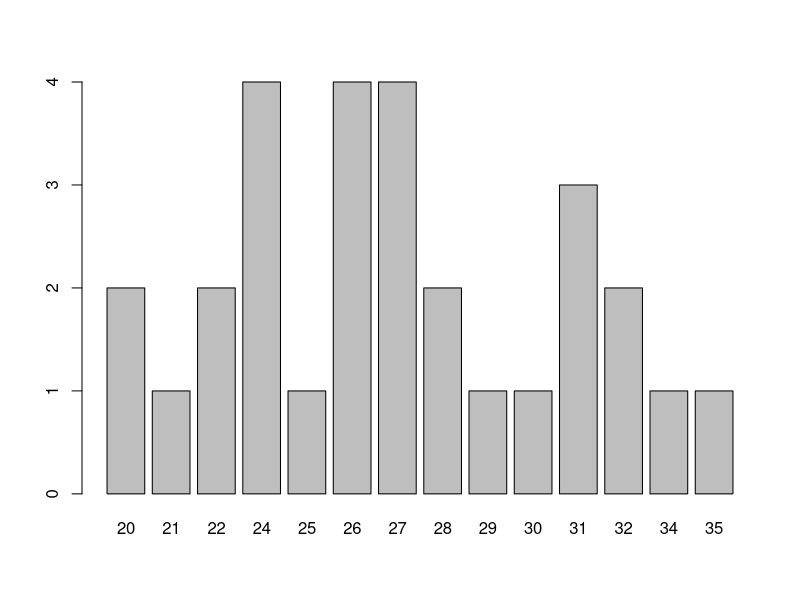

This chart was generated by the following R code:
# Number 1
cels_to_far_single <- function(cels) {
  far <- cels * 9 / 5 + 32
  return(far)
}

far_to_cels_single <- function(far) {
  cels <- (far - 32) * 5 / 9
  return(cels)
}

temp_cels <- c(21, 22, 23, 24)
temp_far <- c()

for (i in 1:length(temp_cels)) {
  far <- cels_to_far_single(temp_cels[i])
  temp_far <- c(temp_far, far)
}

temp_far

#Number 2

set.seed(123)
ages <- sample(18:35, sample(15:30, 1), replace = TRUE)
ages
min(ages)
max(ages)
#TODO: Freq table
table <- table(ages)
table
barplot(table)
mean(ages)
sd(ages)
q = 0
for (value in ages) {
  if (value >= 21){
    q = q + 1
  }
}
per = q / length(ages) * 100
per

# #Number 3
d_a = 60
d_b = 25
q_a = 1
q_b = 4
price_a = 60
price_b = 49
area_a = (d_a / 2) ** 2 * pi * q_a
area_b = (d_b / 2) ** 2 * pi * q_b
price_per_sqcm_a = price_a / area_a
price_per_sqcm_b = price_b / area_b
price_per_sqcm_a < price_per_sqcm_b

#Number 4

cyclic_vector <- c()
for (i in 1:7) {
  for (j in 1:i) {
    cyclic_vector <- c(cyclic_vector, i)
  }
}

cyclic_vector


# #Number 5

#built-in-function
num = 39
factorial(num)

#cycle
f = 1
for (i in 1:num) {
  f = f * i
}
f

#Number 6

mat = matrix(nrow = 4, ncol = 2, c(3, 4, 2, 3, 90, 85, 88, 92))

total = 0
for (i in 1:dim(mat)[1]) {
  total = total + mat[i,1] * mat[i, 2]
}
total / sum(mat[,1])

#Number 7

basket = matrix(nrow = 4, ncol = 2, c(3, 2, 1, 5, 19.99, 45.50, 20.99, 7.99))
tax_rate = 0.17
s = 0
for (i in 1:dim(basket)[1]) {
  s = s + basket[i, 1] * basket[i, 2]
}
format(round(s, 2), nsmall = 2)
total_tax = s * tax_rate
format(round(total_tax, 2), nsmall = 2)
final = s + total_tax
format(round(final, 2), nsmall=2)
